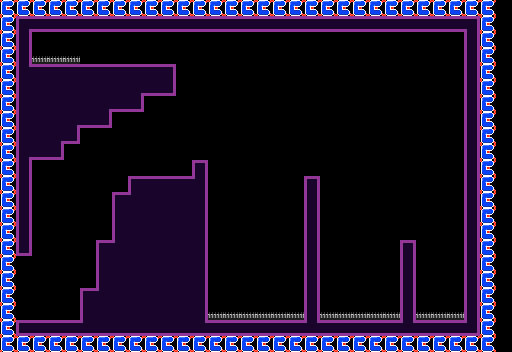

Tiled map render using the project's own tile images. Description and the whole map definition, tile-layer contents included, below:
An orthogonal 32x22 tile map with 16x16 px tiles, 4 tile layers (hazards, collideable, abs camera boundaries x, abs camera boundaries y) and 2 objects (trigger, spawn).

<map version="1.9" tiledversion="1.9.0" orientation="orthogonal" renderorder="right-down" width="32" height="22" tilewidth="16" tileheight="16" infinite="0" nextlayerid="9" nextobjectid="3">
 <tileset firstgid="1" source="../assets/tiles/tile_set_template/tile_set_template.tsx" />
 <layer id="6" name="hazards" width="32" height="22">
  <data encoding="csv">
0,0,0,0,0,0,0,0,0,0,0,0,0,0,0,0,0,0,0,0,0,0,0,0,0,0,0,0,0,0,0,0,
0,0,0,0,0,0,0,0,0,0,0,0,0,0,0,0,0,0,0,0,0,0,0,0,0,0,0,0,0,0,0,0,
0,0,0,0,0,0,0,0,0,0,0,0,0,0,0,0,0,0,0,0,0,0,0,0,0,0,0,0,0,0,0,0,
0,0,11,11,11,0,0,0,0,0,0,0,0,0,0,0,0,0,0,0,0,0,0,0,0,0,0,0,0,0,0,0,
0,0,0,0,0,0,0,0,0,0,0,0,0,0,0,0,0,0,0,0,0,0,0,0,0,0,0,0,0,0,0,0,
0,0,0,0,0,0,0,0,0,0,0,0,0,0,0,0,0,0,0,0,0,0,0,0,0,0,0,0,0,0,0,0,
0,0,0,0,0,0,0,0,0,0,0,0,0,0,0,0,0,0,0,0,0,0,0,0,0,0,0,0,0,0,0,0,
0,0,0,0,0,0,0,0,0,0,0,0,0,0,0,0,0,0,0,0,0,0,0,0,0,0,0,0,0,0,0,0,
0,0,0,0,0,0,0,0,0,0,0,0,0,0,0,0,0,0,0,0,0,0,0,0,0,0,0,0,0,0,0,0,
0,0,0,0,0,0,0,0,0,0,0,0,0,0,0,0,0,0,0,0,0,0,0,0,0,0,0,0,0,0,0,0,
0,0,0,0,0,0,0,0,0,0,0,0,0,0,0,0,0,0,0,0,0,0,0,0,0,0,0,0,0,0,0,0,
0,0,0,0,0,0,0,0,0,0,0,0,0,0,0,0,0,0,0,0,0,0,0,0,0,0,0,0,0,0,0,0,
0,0,0,0,0,0,0,0,0,0,0,0,0,0,0,0,0,0,0,0,0,0,0,0,0,0,0,0,0,0,0,0,
0,0,0,0,0,0,0,0,0,0,0,0,0,0,0,0,0,0,0,0,0,0,0,0,0,0,0,0,0,0,0,0,
0,0,0,0,0,0,0,0,0,0,0,0,0,0,0,0,0,0,0,0,0,0,0,0,0,0,0,0,0,0,0,0,
0,0,0,0,0,0,0,0,0,0,0,0,0,0,0,0,0,0,0,0,0,0,0,0,0,0,0,0,0,0,0,0,
0,0,0,0,0,0,0,0,0,0,0,0,0,0,0,0,0,0,0,0,0,0,0,0,0,0,0,0,0,0,0,0,
0,0,0,0,0,0,0,0,0,0,0,0,0,0,0,0,0,0,0,0,0,0,0,0,0,0,0,0,0,0,0,0,
0,0,0,0,0,0,0,0,0,0,0,0,0,0,0,0,0,0,0,0,0,0,0,0,0,0,0,0,0,0,0,0,
0,0,0,0,0,0,0,0,0,0,0,0,0,11,11,11,11,11,11,0,11,11,11,11,11,0,11,11,11,0,0,0,
0,0,0,0,0,0,0,0,0,0,0,0,0,0,0,0,0,0,0,0,0,0,0,0,0,0,0,0,0,0,0,0,
0,0,0,0,0,0,0,0,0,0,0,0,0,0,0,0,0,0,0,0,0,0,0,0,0,0,0,0,0,0,0,0
</data>
 </layer>
 <layer id="1" name="collideable" width="32" height="22">
  <data encoding="csv">
0,0,0,0,0,0,0,0,0,0,0,0,0,0,0,0,0,0,0,0,0,0,0,0,0,0,0,0,0,0,0,0,
0,2,4,4,4,4,4,4,4,4,4,4,4,4,4,4,4,4,4,4,4,4,4,4,4,4,4,4,4,3,0,0,
0,14,0,0,0,0,0,0,0,0,0,0,0,0,0,0,0,0,0,0,0,0,0,0,0,0,0,0,0,14,0,0,
0,14,0,0,0,0,0,0,0,0,0,0,0,0,0,0,0,0,0,0,0,0,0,0,0,0,0,0,0,14,0,0,
0,44,36,36,36,36,36,36,36,36,10,0,0,0,0,0,0,0,0,0,0,0,0,0,0,0,0,0,0,14,0,0,
0,26,28,28,28,28,28,28,22,37,20,0,0,0,0,0,0,0,0,0,0,0,0,0,0,0,0,0,0,14,0,0,
0,26,28,28,28,28,22,37,20,0,0,0,0,0,0,0,0,0,0,0,0,0,0,0,0,0,0,0,0,14,0,0,
0,26,28,28,22,37,20,0,0,0,0,0,0,0,0,0,0,0,0,0,0,0,0,0,0,0,0,0,0,14,0,0,
0,26,28,22,20,0,0,0,0,0,0,0,0,0,0,0,0,0,0,0,0,0,0,0,0,0,0,0,0,14,0,0,
0,54,37,20,0,0,0,0,0,0,0,0,0,0,0,0,0,0,0,0,0,0,0,0,0,0,0,0,0,14,0,0,
0,14,0,0,0,0,0,0,0,0,0,0,17,0,0,0,0,0,0,0,0,0,0,0,0,0,0,0,0,14,0,0,
0,14,0,0,0,0,0,0,9,36,36,36,45,0,0,0,0,0,0,17,0,0,0,0,0,0,0,0,0,14,0,0,
0,14,0,0,0,0,0,9,33,28,28,28,27,0,0,0,0,0,0,14,0,0,0,0,0,0,0,0,0,14,0,0,
0,14,0,0,0,0,0,26,28,28,28,28,27,0,0,0,0,0,0,14,0,0,0,0,0,0,0,0,0,14,0,0,
0,14,0,0,0,0,0,26,28,28,28,28,27,0,0,0,0,0,0,14,0,0,0,0,0,0,0,0,0,14,0,0,
0,8,0,0,0,0,9,33,28,28,28,28,27,0,0,0,0,0,0,14,0,0,0,0,0,17,0,0,0,14,0,0,
0,0,0,0,0,0,26,28,28,28,28,28,27,0,0,0,0,0,0,14,0,0,0,0,0,14,0,0,0,14,0,0,
0,0,0,0,0,0,26,28,28,28,28,28,27,0,0,0,0,0,0,14,0,0,0,0,0,14,0,0,0,14,0,0,
0,0,0,0,0,9,33,28,28,28,28,28,27,0,0,0,0,0,0,14,0,0,0,0,0,14,0,0,0,14,0,0,
0,0,0,0,0,26,28,28,28,28,28,28,27,0,0,0,0,0,0,14,0,0,0,0,0,14,0,0,0,14,0,0,
0,18,4,4,4,56,37,37,37,37,37,37,57,4,4,4,4,4,4,6,4,4,4,4,4,6,4,4,4,13,0,0,
0,0,0,0,0,0,0,0,0,0,0,0,0,0,0,0,0,0,0,0,0,0,0,0,0,0,0,0,0,0,0,0
</data>
 </layer>
 <objectgroup id="3" name="transitions">
  <object id="1" name="room_0" class="trigger" x="-32.9936" y="250.916" width="55.9502" height="74.873" />
 </objectgroup>
 <objectgroup id="4" name="spawns">
  <object id="2" name="room_0" class="spawn" x="48.0238" y="294.672">
   <properties>
    <property name="player_facing" value="right" />
   </properties>
   <point />
  </object>
 </objectgroup>
 <layer id="7" name="abs camera boundaries x" width="32" height="22">
  <data encoding="csv">
21,0,0,0,0,0,0,0,0,0,0,0,0,0,0,0,0,0,0,0,0,0,0,0,0,0,0,0,0,0,0,0,
21,0,0,0,0,0,0,0,0,0,0,0,0,0,0,0,0,0,0,0,0,0,0,0,0,0,0,0,0,0,21,0,
21,0,0,0,0,0,0,0,0,0,0,0,0,0,0,0,0,0,0,0,0,0,0,0,0,0,0,0,0,0,21,0,
21,0,0,0,0,0,0,0,0,0,0,0,0,0,0,0,0,0,0,0,0,0,0,0,0,0,0,0,0,0,21,0,
21,0,0,0,0,0,0,0,0,0,0,0,0,0,0,0,0,0,0,0,0,0,0,0,0,0,0,0,0,0,21,0,
21,0,0,0,0,0,0,0,0,0,0,0,0,0,0,0,0,0,0,0,0,0,0,0,0,0,0,0,0,0,21,0,
21,0,0,0,0,0,0,0,0,0,0,0,0,0,0,0,0,0,0,0,0,0,0,0,0,0,0,0,0,0,21,0,
21,0,0,0,0,0,0,0,0,0,0,0,0,0,0,0,0,0,0,0,0,0,0,0,0,0,0,0,0,0,21,0,
21,0,0,0,0,0,0,0,0,0,0,0,0,0,0,0,0,0,0,0,0,0,0,0,0,0,0,0,0,0,21,0,
21,0,0,0,0,0,0,0,0,0,0,0,0,0,0,0,0,0,0,0,0,0,0,0,0,0,0,0,0,0,21,0,
21,0,0,0,0,0,0,0,0,0,0,0,0,0,0,0,0,0,0,0,0,0,0,0,0,0,0,0,0,0,21,0,
21,0,0,0,0,0,0,0,0,0,0,0,0,0,0,0,0,0,0,0,0,0,0,0,0,0,0,0,0,0,21,0,
21,0,0,0,0,0,0,0,0,0,0,0,0,0,0,0,0,0,0,0,0,0,0,0,0,0,0,0,0,0,21,0,
21,0,0,0,0,0,0,0,0,0,0,0,0,0,0,0,0,0,0,0,0,0,0,0,0,0,0,0,0,0,21,0,
21,0,0,0,0,0,0,0,0,0,0,0,0,0,0,0,0,0,0,0,0,0,0,0,0,0,0,0,0,0,21,0,
21,0,0,0,0,0,0,0,0,0,0,0,0,0,0,0,0,0,0,0,0,0,0,0,0,0,0,0,0,0,21,0,
21,0,0,0,0,0,0,0,0,0,0,0,0,0,0,0,0,0,0,0,0,0,0,0,0,0,0,0,0,0,21,0,
21,0,0,0,0,0,0,0,0,0,0,0,0,0,0,0,0,0,0,0,0,0,0,0,0,0,0,0,0,0,21,0,
21,0,0,0,0,0,0,0,0,0,0,0,0,0,0,0,0,0,0,0,0,0,0,0,0,0,0,0,0,0,21,0,
21,0,0,0,0,0,0,0,0,0,0,0,0,0,0,0,0,0,0,0,0,0,0,0,0,0,0,0,0,0,21,0,
21,0,0,0,0,0,0,0,0,0,0,0,0,0,0,0,0,0,0,0,0,0,0,0,0,0,0,0,0,0,21,0,
21,0,0,0,0,0,0,0,0,0,0,0,0,0,0,0,0,0,0,0,0,0,0,0,0,0,0,0,0,0,21,0
</data>
 </layer>
 <layer id="8" name="abs camera boundaries y" width="32" height="22">
  <data encoding="csv">
21,21,21,21,21,21,21,21,21,21,21,21,21,21,21,21,21,21,21,21,21,21,21,21,21,21,21,21,21,21,21,0,
0,0,0,0,0,0,0,0,0,0,0,0,0,0,0,0,0,0,0,0,0,0,0,0,0,0,0,0,0,0,0,0,
0,0,0,0,0,0,0,0,0,0,0,0,0,0,0,0,0,0,0,0,0,0,0,0,0,0,0,0,0,0,0,0,
0,0,0,0,0,0,0,0,0,0,0,0,0,0,0,0,0,0,0,0,0,0,0,0,0,0,0,0,0,0,0,0,
0,0,0,0,0,0,0,0,0,0,0,0,0,0,0,0,0,0,0,0,0,0,0,0,0,0,0,0,0,0,0,0,
0,0,0,0,0,0,0,0,0,0,0,0,0,0,0,0,0,0,0,0,0,0,0,0,0,0,0,0,0,0,0,0,
0,0,0,0,0,0,0,0,0,0,0,0,0,0,0,0,0,0,0,0,0,0,0,0,0,0,0,0,0,0,0,0,
0,0,0,0,0,0,0,0,0,0,0,0,0,0,0,0,0,0,0,0,0,0,0,0,0,0,0,0,0,0,0,0,
0,0,0,0,0,0,0,0,0,0,0,0,0,0,0,0,0,0,0,0,0,0,0,0,0,0,0,0,0,0,0,0,
0,0,0,0,0,0,0,0,0,0,0,0,0,0,0,0,0,0,0,0,0,0,0,0,0,0,0,0,0,0,0,0,
0,0,0,0,0,0,0,0,0,0,0,0,0,0,0,0,0,0,0,0,0,0,0,0,0,0,0,0,0,0,0,0,
0,0,0,0,0,0,0,0,0,0,0,0,0,0,0,0,0,0,0,0,0,0,0,0,0,0,0,0,0,0,0,0,
0,0,0,0,0,0,0,0,0,0,0,0,0,0,0,0,0,0,0,0,0,0,0,0,0,0,0,0,0,0,0,0,
0,0,0,0,0,0,0,0,0,0,0,0,0,0,0,0,0,0,0,0,0,0,0,0,0,0,0,0,0,0,0,0,
0,0,0,0,0,0,0,0,0,0,0,0,0,0,0,0,0,0,0,0,0,0,0,0,0,0,0,0,0,0,0,0,
0,0,0,0,0,0,0,0,0,0,0,0,0,0,0,0,0,0,0,0,0,0,0,0,0,0,0,0,0,0,0,0,
0,0,0,0,0,0,0,0,0,0,0,0,0,0,0,0,0,0,0,0,0,0,0,0,0,0,0,0,0,0,0,0,
0,0,0,0,0,0,0,0,0,0,0,0,0,0,0,0,0,0,0,0,0,0,0,0,0,0,0,0,0,0,0,0,
0,0,0,0,0,0,0,0,0,0,0,0,0,0,0,0,0,0,0,0,0,0,0,0,0,0,0,0,0,0,0,0,
0,0,0,0,0,0,0,0,0,0,0,0,0,0,0,0,0,0,0,0,0,0,0,0,0,0,0,0,0,0,0,0,
0,0,0,0,0,0,0,0,0,0,0,0,0,0,0,0,0,0,0,0,0,0,0,0,0,0,0,0,0,0,0,0,
21,21,21,21,21,21,21,21,21,21,21,21,21,21,21,21,21,21,21,21,21,21,21,21,21,21,21,21,21,21,21,0
</data>
 </layer>
</map>